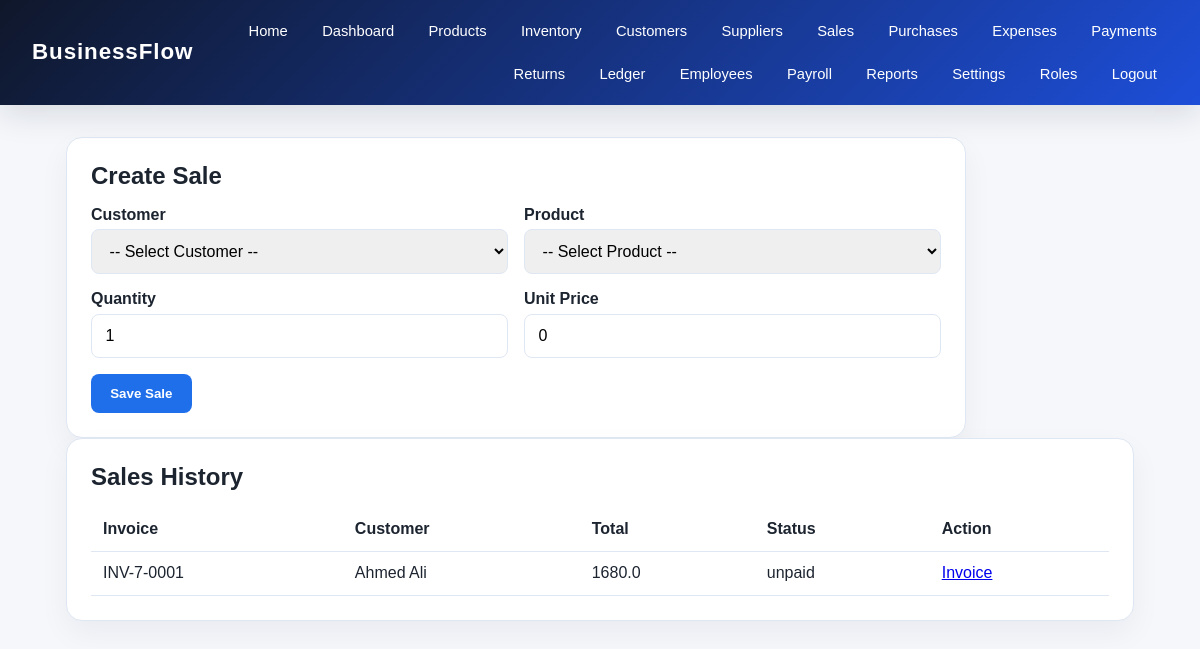
Screenshot of /sales (signed in) with the database file from the repository.
### app/models/entities.py (models this page shows)
class Sale(db.Model):
    __tablename__ = "sales"
    id = db.Column(db.Integer, primary_key=True)
    business_id = db.Column(db.Integer, db.ForeignKey("businesses.id"), nullable=False)
    customer_id = db.Column(db.Integer, db.ForeignKey("customers.id"), nullable=False)
    invoice_no = db.Column(db.String(50), nullable=False)
    subtotal = db.Column(db.Float, default=0.0)
    discount = db.Column(db.Float, default=0.0)
    tax = db.Column(db.Float, default=0.0)
    total = db.Column(db.Float, default=0.0)
    paid = db.Column(db.Float, default=0.0)
    due = db.Column(db.Float, default=0.0)
    status = db.Column(db.String(30), default="draft")
    sold_at = db.Column(db.DateTime, default=datetime.utcnow)
    created_by = db.Column(db.Integer, db.ForeignKey("users.id"), nullable=True)
    business = db.relationship("Business", back_populates="sales")
    customer = db.relationship("Customer", back_populates="sales")
    items = db.relationship("SaleItem", back_populates="sale", cascade="all, delete-orphan")

class Customer(db.Model):
    __tablename__ = "customers"
    id = db.Column(db.Integer, primary_key=True)
    business_id = db.Column(db.Integer, db.ForeignKey("businesses.id"), nullable=False)
    name = db.Column(db.String(150), nullable=False)
    phone = db.Column(db.String(50))
    email = db.Column(db.String(120))
    address = db.Column(db.String(255))
    opening_balance = db.Column(db.Float, default=0.0)
    status = db.Column(db.String(20), default="active")
    business = db.relationship("Business", back_populates="customers")
    sales = db.relationship("Sale", back_populates="customer")

### app/routes/main.py (the view, shortened to what this page needs)
@main_bp.route("/sales", methods=["GET", "POST"])
@login_required
def sales():
    if not user_has_permission("manage_sales"):
        flash("You do not have access to sales.", "danger")
        return redirect(url_for("main.dashboard"))
    business = current_user.business
    customers = Customer.query.filter_by(business_id=business.id).all()
    products = Product.query.filter_by(business_id=business.id).all()
    return render_template("sales.html", sales=Sale.query.filter_by(business_id=business.id).all(), customers=customers, products=products)

### app/__init__.py (called while the page is built)
@login_manager.user_loader
def load_user(user_id):
    from app.models import User
    return User.query.get(int(user_id))

### app/routes/main.py (called while the page is built)
def user_has_permission(permission_code):
    if not current_user.is_authenticated:
        return False
    if current_user.role is None:
        return False
    return any(
        role_permission.permission.code == permission_code
        for role_permission in current_user.role.role_permissions
    )

### app/templates/sales.html (shortened to what this page needs)
{% extends 'base.html' %}
{% block content %}
<section class="page-shell">
  <div class="card wide-form">
    <h2>Create Sale</h2>
    <form method="post" class="form-grid">
      <div>
        <label>Customer</label>
        <select name="customer_id" required>
          <option value="">-- Select Customer --</option>
        </select>
      </div>
      <div>
        <label>Product</label>
        <select name="product_id" required>
          <option value="">-- Select Product --</option>
        </select>
      </div>
      <div>
        <label>Quantity</label>
        <input type="number" step="0.01" name="quantity" value="1" required>
      </div>
      <div>
        <label>Unit Price</label>
        <input type="number" step="0.01" name="unit_price" value="0" required>
      </div>
      <div class="full-width">
        <button type="submit" class="button primary">Save Sale</button>
      </div>
    </form>
  </div>
  <div class="card">
    <h2>Sales History</h2>
    {% if sales %}
    <table class="data-table">
      <thead>
        <tr>
          <th>Invoice</th>
          <th>Customer</th>
          <th>Total</th>
          <th>Status</th>
          <th>Action</th>
        </tr>
      </thead>
      <tbody>
        {% for sale in sales %}
        <tr>
          <td>{{ sale.invoice_no }}</td>
          <td>{{ sale.customer.name }}</td>
          <td>{{ sale.total }}</td>
          <td>{{ sale.status }}</td>
          <td><a href="{{ url_for('main.sale_invoice', sale_id=sale.id) }}">Invoice</a></td>
        </tr>
        {% endfor %}
      </tbody>
    </table>
    {% else %}
      <p>No sales yet.</p>
    {% endif %}
  </div>
</section>
{% endblock %}

### app/static/css/style.css (style rules this page uses)
:root { --primary: #1f6feb; --primary-dark: #164db4; --secondary: #f3f7ff; --text: #1c2430; --muted: #5b6473; --border: #dfe7f3; --success: #2a9d63; --warning: #d97706; --danger: #c5392e; }
* { box-sizing: border-box; }
body { margin: 0; font-family: Arial, sans-serif; background: #f5f7fb; color: var(--text); }
.button { display: inline-block; border: none; border-radius: 8px; padding: 0.75rem 1.2rem; text-decoration: none; font-weight: 700; cursor: pointer; }
.button.primary { background: var(--primary); color: white; }
.card { background: white; border: 1px solid var(--border); border-radius: 16px; box-shadow: 0 12px 30px rgba(15, 23, 42, 0.05); padding: 1.5rem; }
.card h2 { margin-top: 0; margin-bottom: 1rem; }
.page-shell { max-width: 1100px; margin: 2rem auto; padding: 0 1rem; }
.wide-form { max-width: 900px; }
.form-grid { display: grid; grid-template-columns: repeat(2, minmax(220px, 1fr)); gap: 1rem; }
.form-grid label { display: block; margin-bottom: 0.35rem; font-weight: 600; }
.form-grid input, .form-grid textarea, .form-grid select { width: 100%; padding: 0.75rem 0.85rem; border: 1px solid var(--border); border-radius: 8px; font-size: 1rem; }
.full-width { grid-column: 1 / -1; }
.data-table { width: 100%; border-collapse: collapse; margin-top: 1rem; }
.data-table th, .data-table td { padding: 0.8rem 0.75rem; border-bottom: 1px solid var(--border); text-align: left; }

### rows the page displays
Sale: invoice_no "INV-7-0001", customer.name "Ahmed Ali", total "1680.0", status "unpaid"
